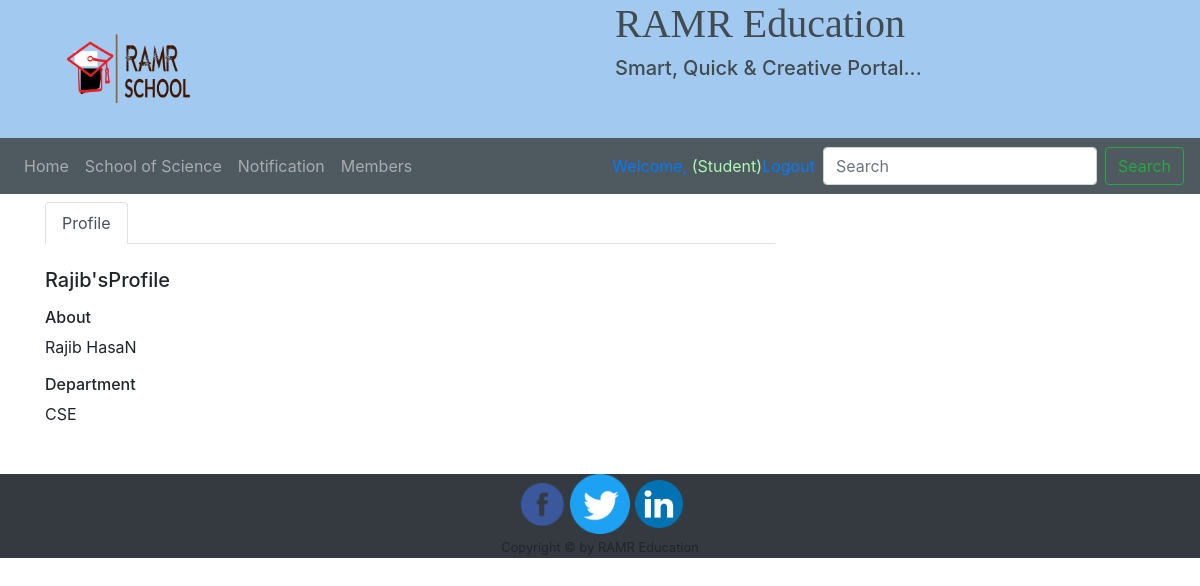
Screenshot of /pages/student/studentProfile.php?id=1 with the database file from the repository.
### tables this page shows
CREATE TABLE `student` (
  `id` int(11) NOT NULL,
  `first_name` varchar(255) DEFAULT NULL,
  `last_name` varchar(255) DEFAULT NULL,
  `email` varchar(255) DEFAULT NULL,
  `address` text,
  `address2` text,
  `city` varchar(50) DEFAULT NULL,
  `remember_me` int(1) DEFAULT NULL,
  `password` varchar(255) DEFAULT NULL,
  `dept` varchar(255) DEFAULT NULL,
  `type` varchar(255) NOT NULL,
  `photo` text
);

### pages/student/studentProfile.php (the view, shortened to what this page needs)
<?php
include '../heading.php';
include "../../pages/navbar.php";
$conn = mysqli_connect('localhost', 'root', 'roquib', 'ramr');
$id = $_GET['id'];
$queryStudent = mysqli_query($conn, "select * from student where id='$id'");
$fetchArray = mysqli_fetch_assoc($queryStudent);
$first_name = $fetchArray['first_name'];
$last_name = $fetchArray['last_name'];
$type = $fetchArray['type'];
$dept = $fetchArray['dept'];
?>
<div class="container">
    <div class="row my-2">
        <div class="col-lg-8 order-lg-2">
            <ul class="nav nav-tabs">
                <li class="nav-item">
                    <a href="" data-target="#profile" data-toggle="tab" class="nav-link active">Profile</a>
                </li>
            </ul>
            <div class="tab-content py-4">
                <div class="tab-pane active" id="profile">
                    <?php if ($_SESSION['student_login'] != '' && $type == $_SESSION['current_user']) : ?>
                        <h5 class="mb-3">My Profile</h5>
                    <?php else : ?>
                        <h5 class="mb-3"><?php echo ucfirst($first_name . "'s"); ?>Profile</h5>
                    <?php endif;  ?>
                    <div class="row">
                        <div class="col-md-6">
                            <h6>About</h6>
                            <p>
                                <?php echo $first_name . ' ' . $last_name; ?>
                            </p>
                            <h6>Department</h6>
                            <p>
                                <?php echo $dept; ?>
                            </p>
                        </div>
                    </div>
                </div>
            </div>
        </div>
    </div>
</div>
<?php
include '../footer.php';
?>

### rows the page displays
student: first_name "Rajib's", first_name "Rajib", last_name "HasaN", dept "CSE"
